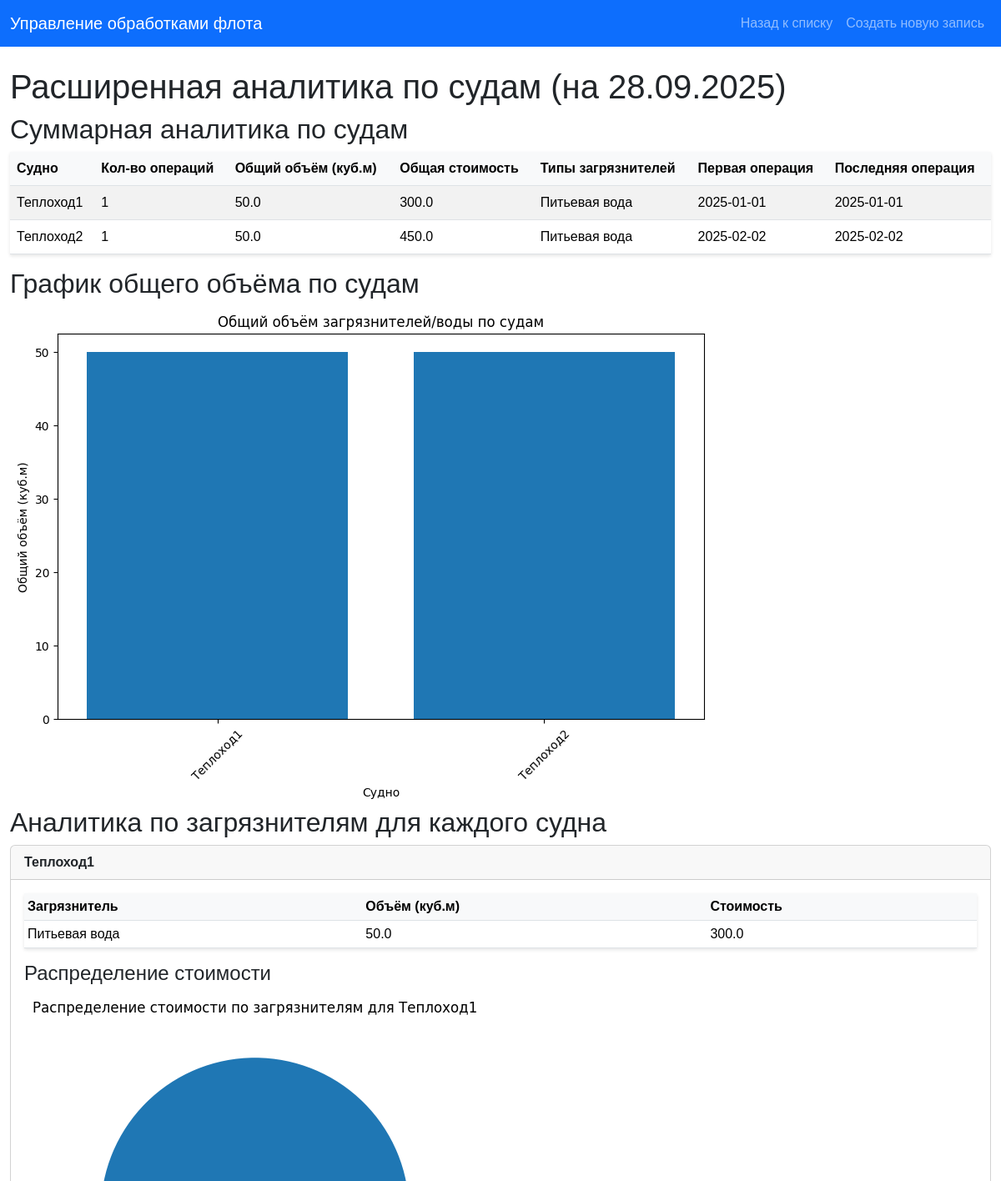
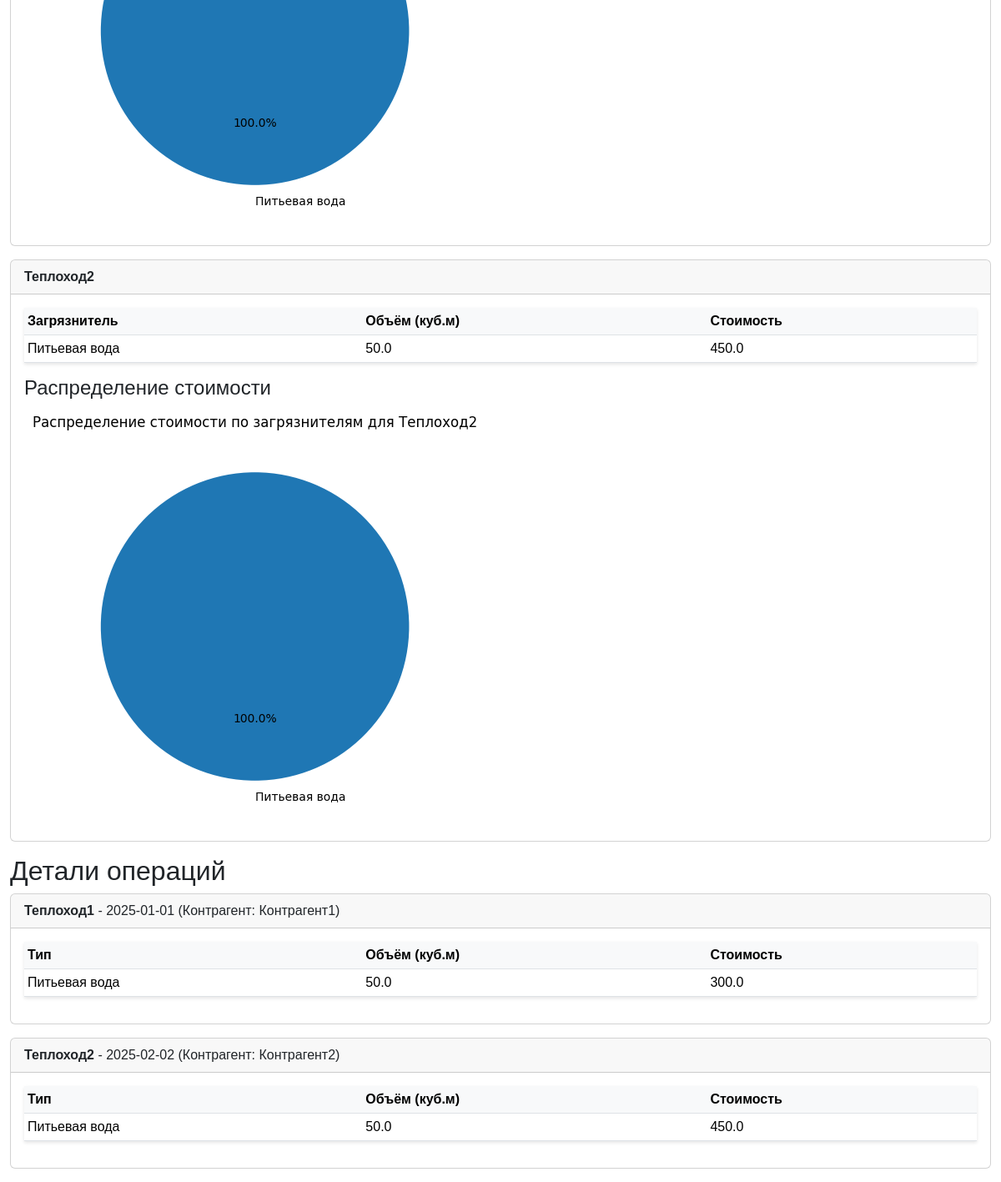
The app's page /analytics with its own data (2 pictures, top to bottom).
### main.py (models this page shows)
class Ship(Base):
    __tablename__ = "ships"
    id = Column(Integer, primary_key=True, index=True)
    name = Column(String, unique=True, index=True)

class Pollutant(Base):
    __tablename__ = "pollutants"
    id = Column(Integer, primary_key=True, index=True)
    name = Column(String, unique=True, index=True)

class Operation(Base):
    __tablename__ = "operations"
    id = Column(Integer, primary_key=True, index=True)
    ship_id = Column(Integer, ForeignKey("ships.id"))
    port_id = Column(Integer, ForeignKey("ports.id"))
    contractor_id = Column(Integer, ForeignKey("contractors.id"))
    date = Column(Date)
    has_documents = Column(Boolean, default=False)
    ship = relationship("Ship")
    port = relationship("Port")
    contractor = relationship("Contractor")
    pollutants = relationship("OperationPollutant", back_populates="operation", cascade="all, delete-orphan")

class Contractor(Base):
    __tablename__ = "contractors"
    id = Column(Integer, primary_key=True, index=True)
    name = Column(String, unique=True, index=True)

class OperationPollutant(Base):
    __tablename__ = "operation_pollutants"
    id = Column(Integer, primary_key=True, index=True)
    operation_id = Column(Integer, ForeignKey("operations.id"))
    pollutant_id = Column(Integer, ForeignKey("pollutants.id"))
    volume = Column(Float, default=0.0)
    cost = Column(Float, default=0.0)
    operation = relationship("Operation", back_populates="pollutants")
    pollutant = relationship("Pollutant")

### main.py (the view)
@app.get("/analytics", response_class=HTMLResponse)
async def analytics(request: Request, db: Session = Depends(get_db)):
    current_date = date(2025, 9, 28)
    summary_query = (
        db.query(
            Ship.name.label("ship_name"),
            func.count(Operation.id).label("operation_count"),
            func.sum(OperationPollutant.volume).label("total_volume"),
            func.sum(OperationPollutant.cost).label("total_cost"),
            func.group_concat(Pollutant.name.distinct()).label("pollutant_types"),
            func.min(Operation.date).label("first_operation"),
            func.max(Operation.date).label("last_operation")
        )
        .outerjoin(Operation, Ship.id == Operation.ship_id)
        .outerjoin(OperationPollutant, Operation.id == OperationPollutant.operation_id)
        .outerjoin(Pollutant, OperationPollutant.pollutant_id == Pollutant.id)
        .filter(Operation.date <= current_date)
        .group_by(Ship.id)
        .order_by(Ship.name)
    )
    summary_results = summary_query.all()
    pollutants_query = (
        db.query(
            Ship.name.label("ship_name"),
            Pollutant.name.label("pollutant_name"),
            func.sum(OperationPollutant.volume).label("total_volume"),
            func.sum(OperationPollutant.cost).label("total_cost")
        )
        .outerjoin(Operation, Ship.id == Operation.ship_id)
        .outerjoin(OperationPollutant, Operation.id == OperationPollutant.operation_id)
        .outerjoin(Pollutant, OperationPollutant.pollutant_id == Pollutant.id)
        .filter(Operation.date <= current_date)
        .filter((OperationPollutant.volume > 0) | (OperationPollutant.cost > 0))
        .group_by(Ship.name, Pollutant.name)
        .order_by(Ship.name, Pollutant.name)
    )
    pollutants_results = pollutants_query.all()
    ship_names = [row.ship_name for row in summary_results]
    total_volumes = [row.total_volume or 0 for row in summary_results]
    fig, ax = plt.subplots(figsize=(10, 6))
    ax.bar(ship_names, total_volumes)
    ax.set_xlabel('Судно')
    ax.set_ylabel('Общий объём (куб.м)')
    ax.set_title('Общий объём загрязнителей/воды по судам')
    ax.tick_params(axis='x', rotation=45)
    buffer = BytesIO()
    plt.savefig(buffer, format='png', bbox_inches='tight')
    buffer.seek(0)
    volume_chart_base64 = base64.b64encode(buffer.read()).decode('utf-8')
    plt.close(fig)
    pie_charts = {}
    ships = db.query(Ship).order_by(Ship.name).all()
    for ship in ships:
        ship_pollutants = [
            row for row in pollutants_results if row.ship_name == ship.name
        ]
        if ship_pollutants:
            poll_names = [row.pollutant_name for row in ship_pollutants]
            poll_costs = [row.total_cost or 0 for row in ship_pollutants]
            fig_pie, ax_pie = plt.subplots(figsize=(8, 6))
            ax_pie.pie(poll_costs, labels=poll_names, autopct='%1.1f%%', startangle=90)
            ax_pie.set_title(f'Распределение стоимости по загрязнителям для {ship.name}')
            buffer_pie = BytesIO()
            plt.savefig(buffer_pie, format='png', bbox_inches='tight')
            buffer_pie.seek(0)
            pie_charts[ship.name] = base64.b64encode(buffer_pie.read()).decode('utf-8')
            plt.close(fig_pie)
    operations = db.query(Operation).filter(Operation.date <= current_date).all()
    return templates.TemplateResponse("analytics.html", {
        "request": request,
        "operations": operations,
        "summary_results": summary_results,
        "pollutants_results": pollutants_results,
        "volume_chart_base64": volume_chart_base64,
        "pie_charts": pie_charts
    })

### templates/analytics.html (shortened to what this page needs)
<!DOCTYPE html>
<html lang="ru">
<head>
    <link href="https://cdn.jsdelivr.net/npm/bootstrap@5.3.3/dist/css/bootstrap.min.css" rel="stylesheet">
    <link href="/static/styles.css" rel="stylesheet">
</head>
<body>
    <nav class="navbar navbar-expand-lg navbar-dark bg-primary">
        <div class="container">
            <a class="navbar-brand" href="/">Управление обработками флота</a>
            <div class="navbar-nav">
                <a class="nav-link" href="/">Назад к списку</a>
                <a class="nav-link" href="/create">Создать новую запись</a>
            </div>
        </div>
    </nav>
    <div class="container mt-4">
        <h1>Расширенная аналитика по судам (на 28.09.2025)</h1>
        <h2>Суммарная аналитика по судам</h2>
        <table class="table table-striped table-hover">
            <thead>
                <tr>
                    <th>Судно</th>
                    <th>Кол-во операций</th>
                    <th>Общий объём (куб.м)</th>
                    <th>Общая стоимость</th>
                    <th>Типы загрязнителей</th>
                    <th>Первая операция</th>
                    <th>Последняя операция</th>
                </tr>
            </thead>
            <tbody>
                {% for row in summary_results %}
                <tr>
                    <td>{{ row.ship_name }}</td>
                    <td>{{ row.operation_count }}</td>
                    <td>{{ row.total_volume or 0 }}</td>
                    <td>{{ row.total_cost or 0 }}</td>
                    <td>{{ row.pollutant_types or 'Нет' }}</td>
                    <td>{{ row.first_operation or 'Нет' }}</td>
                    <td>{{ row.last_operation or 'Нет' }}</td>
                </tr>
                {% endfor %}
            </tbody>
        </table>
        <h2>График общего объёма по судам</h2>
        <img alt="Общий объём по судам" class="img-fluid">
        <h2>Аналитика по загрязнителям для каждого судна</h2>
        {% for row in summary_results %}
        <div class="card mb-3">
            <div class="card-header">
                <strong>{{ row.ship_name }}</strong>
            </div>
            <div class="card-body">
                <table class="table table-sm">
                    <thead>
                        <tr>
                            <th>Загрязнитель</th>
                            <th>Объём (куб.м)</th>
                            <th>Стоимость</th>
                        </tr>
                    </thead>
                    <tbody>
                        {% for p_row in pollutants_results %}
                        {% if p_row.ship_name == row.ship_name %}
                        <tr>
                            <td>{{ p_row.pollutant_name }}</td>
                            <td>{{ p_row.total_volume or 0 }}</td>
                            <td>{{ p_row.total_cost or 0 }}</td>
                        </tr>
                        {% endif %}
                        {% endfor %}
                    </tbody>
                </table>
                {% if pie_charts[row.ship_name] %}
                <h4>Распределение стоимости</h4>
                <img alt="Распределение для {{ row.ship_name }}" class="img-fluid">
                {% endif %}
            </div>
        </div>
        {% endfor %}
        <h2>Детали операций</h2>
        {% for op in operations %}
        <div class="card mb-3">
            <div class="card-header">
                <strong>{{ op.ship.name }}</strong> - {{ op.date }} (Контрагент: {{ op.contractor.name }})
            </div>
            <div class="card-body">
                <table class="table table-sm">
                    <thead>
                        <tr>
                            <th>Тип</th>
                            <th>Объём (куб.м)</th>
                            <th>Стоимость</th>
                        </tr>
                    </thead>
                    <tbody>
                        {% for op_pollutant in op.pollutants %}
                        <tr>
                            <td>{{ op_pollutant.pollutant.name }}</td>
                            <td>{{ op_pollutant.volume }}</td>
                            <td>{{ op_pollutant.cost }}</td>
                        </tr>
                        {% endfor %}
                    </tbody>
                </table>
            </div>
        </div>
        {% endfor %}
    </div>
</body>
</html>

### static/styles.css (style rules this page uses)
body { font-family: Arial, sans-serif; }
.table { border-collapse: separate; border-spacing: 0; box-shadow: 0 2px 4px rgba(0, 0, 0, 0.1); }
.table th, .table td { vertical-align: middle; }
.table th { background-color: #f8f9fa; }
.container { max-width: 1200px; }

### records on screen
Ship: ship_name "Теплоход1", operation_count "1", total_volume "50.0", total_cost "300.0", pollutant_types "Питьевая вода", first_operation "2025-01-01", last_operation "2025-01-01"
Ship: ship_name "Теплоход2", operation_count "1", total_volume "50.0", total_cost "450.0", pollutant_types "Питьевая вода", first_operation "2025-02-02", last_operation "2025-02-02"
Pollutant: pollutant_name "Питьевая вода", total_volume "50.0", total_cost "300.0", total_cost "450.0"
Operation: ship.name "Теплоход1", date "2025-01-01", contractor.name "Контрагент1"
OperationPollutant: pollutant.name "Питьевая вода", volume "50.0", cost "300.0"
Operation: ship.name "Теплоход2", date "2025-02-02", contractor.name "Контрагент2"
OperationPollutant: pollutant.name "Питьевая вода", volume "50.0", cost "450.0"
